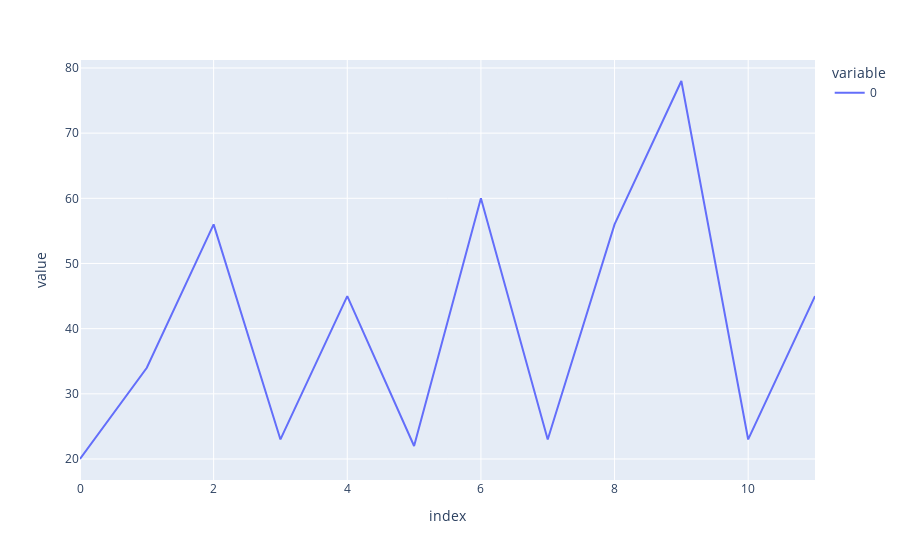

Here is the notebook cell this chart was saved with:
### Code cell
from plotly import express as px
px.line(vec)

### Figure 1 — Plotly figure (JSON) as saved in the notebook; plotly's stock layout.template omitted (floating-point values rounded to 4 significant figures)
{"data": [{"hovertemplate": "variable=0<br>index=%{x}<br>value=%{y}<extra></extra>", "legendgroup": "0", "line": {"color": "#636efa", "dash": "solid"}, "mode": "lines", "name": "0", "orientation": "v", "showlegend": true, "type": "scatter", "x": [0, 1, 2, 3, 4, 5, 6, 7, 8, 9, 10, 11], "xaxis": "x", "y": [20, 34, 56, 23, 45, 22, 60, 23, 56, 78, 23, 45], "yaxis": "y"}], "layout": {"legend": {"title": {"text": "variable"}, "tracegroupgap": 0}, "margin": {"t": 60}, "xaxis": {"anchor": "y", "domain": [0, 1], "title": {"text": "index"}}, "yaxis": {"anchor": "x", "domain": [0, 1], "title": {"text": "value"}}}}
